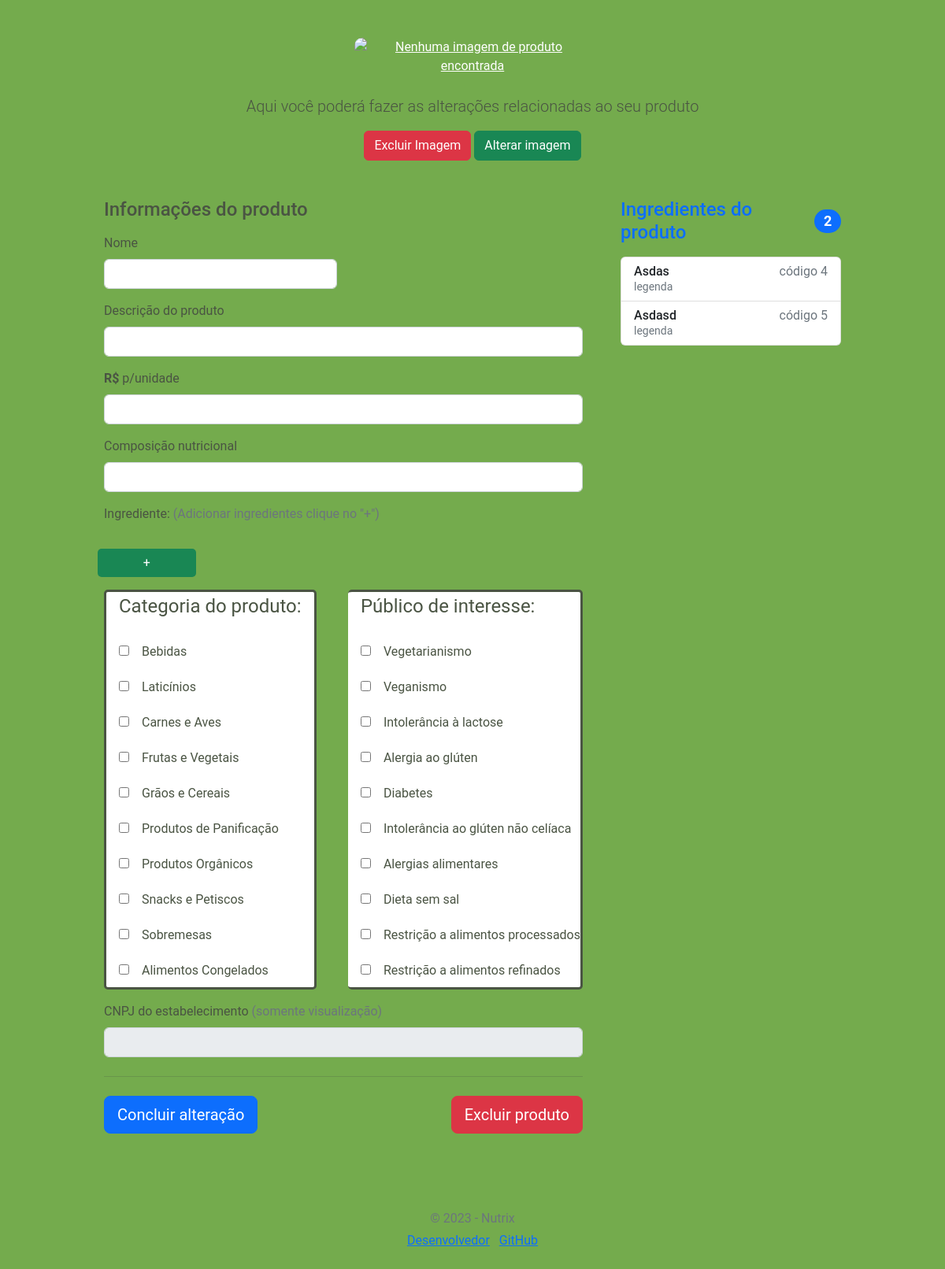
The page /estabelecimento/alterar_produto.php?cod=1 on the database its author committed.
### tables this page shows
CREATE TABLE produto_ingrediente (
  cod_produto INT(6),
  cod_ingrediente INT(6),
  PRIMARY KEY(cod_produto, cod_ingrediente)
);

CREATE TABLE ingrediente(

  cod INT(6) PRIMARY KEY AUTO_INCREMENT,
  nome TINYTEXT
);

CREATE TABLE categoria(

  cod INT(6) PRIMARY KEY AUTO_INCREMENT,
  tipo TINYTEXT,
  nome TINYTEXT,
  descricao TINYTEXT
);

### estabelecimento/alterar_produto.php (the view, shortened to what this page needs)
<?php
require_once "../conexao.php";
$codProduto = $_GET['cod'];
$sql = "SELECT * FROM ingrediente
INNER JOIN produto_ingrediente ON produto_ingrediente.cod_ingrediente = ingrediente.cod
WHERE produto_ingrediente.cod_produto = '$codProduto'";
$result = mysqli_query($conexao, $sql);
$somaIngredientes = $result->num_rows;
?>
<!doctype html>
<html lang="en">
<head>
  <link href="../estilos/bootstrap-exemplos/assets/dist/css/bootstrap.min.css" rel="stylesheet">
  <link rel="stylesheet" type="text/css" href="../estilos/estilo.css">
  <link href="form-validation.css" rel="stylesheet">
</head>
<body>
  <div class="container">
    <main>
      <div class="py-5 text-center">
        <?php if($foto === ""){?>
       <img class="d-block mx-auto mb-4" src="<?php echo $foto ?>" alt="Nenhuma imagem de produto encontrada" style="color: white; text-decoration: underline; cursor: url('../img/svg/sadCursor.svg'), auto;">
        <?php }else{ ?>
       <img class="d-block mx-auto mb-4" src="<?php echo $foto ?>" alt="Nenhuma imagem de produto encontrada" style="color: white; text-decoration: underline;">
     <?php }?>
        <p class="lead">Aqui você poderá fazer as alterações relacionadas ao seu produto</p>
        <div class="mt-3">
          <a href="drop_image.php?cod=<?php echo $codProduto; ?>" class="btn btn-danger">Excluir Imagem</a>
          <a href="#" class="btn btn-success open-modal" data-toggle="modal" data-target="#myModal">Alterar imagem</a>
        </div>
      </div>
      <div class="row g-5">
        <div class="col-md-5 col-lg-4 order-md-last">
          <h4 class="d-flex justify-content-between align-items-center mb-3">
            <span class="text-primary">Ingredientes do produto</span>
            <span class="badge bg-primary rounded-pill"><?php echo $somaIngredientes; ?></span>
          </h4>
          <ul class="list-group mb-3">
            <?php
            $sql = "SELECT * FROM ingrediente
            INNER JOIN produto_ingrediente ON produto_ingrediente.cod_ingrediente = ingrediente.cod
            WHERE produto_ingrediente.cod_produto = '$codProduto'";
            $result = mysqli_query($conexao, $sql);
            while ($row = mysqli_fetch_assoc($result)) {
              ?>
              <li class="list-group-item d-flex justify-content-between lh-sm">
                <div>
                  <h6 class="my-0"><?php echo $row['nome'] ?></h6>
                  <small class="text-muted">legenda</small>
                </div>
                <span class="text-muted"> código <?php echo $row['cod'] ?></span>
              </li>
              <?php
            }
            ?>
          </ul>
        </div>
        <div class="col-md-7 col-lg-8">
          <h4 class="mb-3">Informações do produto</h4>
          <form class="needs-validation" id="formulario" action="update_produto.php?cod=<?php echo $codProduto?>" method="POST" enctype="multipart/form-data">
            <div class="row g-3">
              <div class="col-sm-6">
                <label for="nome" class="form-label">Nome</label>
                <input type="text" class="form-control" name="nome" id="nome" placeholder="" value="<?php echo $nome_produto; ?>" required="">
              </div>
              <div class="col-12">
                <label for="descricao" class="form-label">Descrição do produto</label>
                <div class="input-group has-validation">
                  <input type="text" class="form-control" name="descricao" id="descricao" placeholder="" required="" value="<?php echo $descricao_produto; ?>">
                </div>
              </div>
              <div class="col-12">
                <label for="valor" class="form-label"><strong>R$</strong> p/unidade</label>
                <input type="text" class="form-control" name="valor" id="valor" pattern="\d{1,10}\.\d{0,4}" title="Valor máximo 9999999999.9999" placeholder="" value="<?php echo $valor_produto; ?>">
              </div>
              <div class="col-12">
                <label for="composicao" class="form-label">Composição nutricional</label>
                <input type="text" class="form-control" name="composicao" id="composicao" required="" value="<?php echo $composicao ?>">
              </div>
              <label for="descricao">Ingrediente:<span class="text-muted"> (Adicionar ingredientes clique no "+")</span></label>
              <button type="button" class="btn btn-success" id="adicionarIngrediente">&plus;</button>
              <div class="d-flex justify-content-between">
                <div class="listaUm">
                  <fieldset class="col-12">
                    <legend style="float: none; margin: 1rem;">Categoria do produto: </legend>
                    <label>
                      <?php
                      $sql = $conexao->query("SELECT cod, nome FROM categoria WHERE tipo = 'estabelecimento'");
                      while ($obj = $sql->fetch_object()) {
                        ?>
                        <input style="float: none; margin: 1rem;" type="checkbox" name="categoria_produto[]" value="<?php echo $obj->cod; ?>"><?php echo $obj->nome; ?><br>
                        <?php
                      }
                      ?>
                    </label><br>
                  </fieldset>
                </div>
                <div class="listaDois">
                  <fieldset class="col-12">
                    <legend style="float: none; margin: 1rem;">Público de interesse: </legend>
                    <label>
                      <?php
                      $sql = $conexao->query("SELECT cod, nome FROM categoria WHERE tipo = 'cliente'");
                      while ($obj = $sql->fetch_object()) {
                        ?>
                        <input style="float: none; margin: 1rem;" type="checkbox" name="categoria_cliente[]" value="<?php echo $obj->cod; ?>"><?php echo $obj->nome; ?><br>
                        <?php
                      }
                      ?>
                    </label><br>
                  </fieldset>
                </div>
              </div>
              <div class="col-12">
                <label for="cnpj" class="form-label">CNPJ do estabelecimento<span class="text-muted"> (somente visualização)</span></label>
                <input type="text" class="form-control" name="cnpj" value="<?php echo $cnpj; ?>" disabled id="cnpj" placeholder="">
              </div>
            </div>
            <hr class="my-4">
            <div class="d-flex justify-content-between">
              <button class="btn btn-primary btn-lg" type="submit">Concluir alteração</button>
              <button class="btn btn-danger btn-lg"><a href="drop_produto.php?cod=<?php echo $codProduto; ?>">Excluir produto</a></button>
            </div>
          </form>
        </div>
      </div>
    </main>
    <footer class="my-5 pt-5 text-muted text-center text-small">
      <p class="mb-1">© 2023 - Nutrix</p>
      <ul class="list-inline">
        <li class="list-inline-item"><a href="#">Desenvolvedor</a></li>
        <li class="list-inline-item"><a href="#">GitHub</a></li>
      </ul>
    </footer>
  </div>
</body>
</html>

### estilos/estilo.css (style rules this page uses)
body { font-family: 'Roboto', sans-serif; background-color: #82BF56; }

### estabelecimento/alterar_produto.php (style rules this page uses)
body { font-family: 'Roboto', sans-serif; color: #4A5443; background-color: #74AB4D; }
.container { max-width: 960px; }
.listaUm { background-color: white; border-radius: 5px; border: solid #4A5443; }
.listaDois { background-color: white; border-radius: 5px; border: solid #4A5443; border-left: 2.5px; }
button[type=button] { width: 20%; border: none; border-radius: 5px; color: #fff; font-size: 1rem; cursor: pointer; }
button > a { text-decoration: none; color: white; }
main > div > img { max-width: 300px; max-height: 600px; border-radius: 10px; }

### rows shown on the page
produto_ingrediente: cod_ingrediente.nome "Asdas", cod_ingrediente.cod "4"
produto_ingrediente: cod_ingrediente.nome "Asdasd", cod_ingrediente.cod "5"
categoria: nome "Bebidas"
categoria: nome "Laticínios"
categoria: nome "Carnes e Aves"
categoria: nome "Frutas e Vegetais"
categoria: nome "Grãos e Cereais"
categoria: nome "Produtos de Panificação"
categoria: nome "Produtos Orgânicos"
categoria: nome "Snacks e Petiscos"
categoria: nome "Sobremesas"
categoria: nome "Alimentos Congelados"
categoria: nome "Vegetarianismo"
categoria: nome "Veganismo"
categoria: nome "Intolerância à lactose"
categoria: nome "Alergia ao glúten"
categoria: nome "Diabetes"
categoria: nome "Intolerância ao glúten não celíaca"
categoria: nome "Alergias alimentares"
categoria: nome "Dieta sem sal"
categoria: nome "Restrição a alimentos processados"
categoria: nome "Restrição a alimentos refinados"

### other values the page prints
$somaIngredientes "2"
